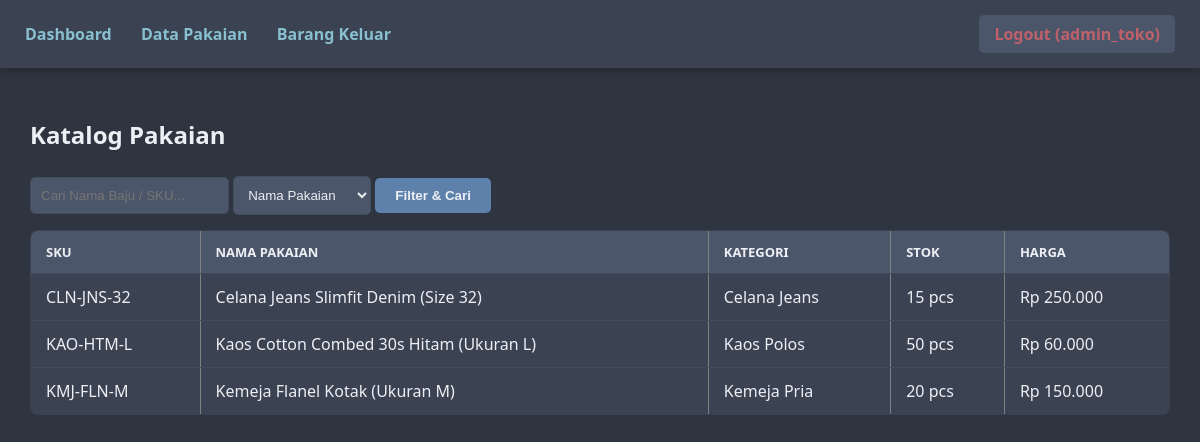
Screenshot of /public/products/index.php (signed in) with the database file from the repository.
### tables this page shows
CREATE TABLE products (
    id INT PRIMARY KEY AUTO_INCREMENT,
    category_id INT NOT NULL,
    sku VARCHAR(50) NOT NULL UNIQUE,
    name VARCHAR(150) NOT NULL,
    price DECIMAL(12,2) NOT NULL CHECK (price >= 0),
    stock INT NOT NULL DEFAULT 0 CHECK (stock >= 0),
    minimum_stock INT NOT NULL DEFAULT 5,
    FOREIGN KEY (category_id) REFERENCES categories(id) ON UPDATE CASCADE ON DELETE RESTRICT
);

CREATE TABLE categories (
    id INT PRIMARY KEY AUTO_INCREMENT,
    name VARCHAR(100) NOT NULL
);

### helpers/escape.php (called while the page is built)
<?php
function e($string) {
    return htmlspecialchars($string ?? '', ENT_QUOTES, 'UTF-8');
}
?>

### public/products/index.php (the view, shortened to what this page needs)
<?php
require '../../config/database.php';
require '../../helpers/escape.php';
$page = max(1, (int)($_GET['page'] ?? 1));
$perPage = 10;
$offset = ($page - 1) * $perPage;
$search = $_GET['search'] ?? '';
$sortAllowed = ['name', 'price', 'stock'];
$sort = in_array($_GET['sort'] ?? '', $sortAllowed) ? $_GET['sort'] : 'name';
$sql = "SELECT p.*, c.name as category_name FROM products p
        LEFT JOIN categories c ON p.category_id = c.id
        WHERE p.name LIKE :search1 OR p.sku LIKE :search2
        ORDER BY $sort ASC LIMIT :limit OFFSET :offset";
$stmt = $pdo->prepare($sql);
$stmt->bindValue(':search1', "%$search%");
$stmt->bindValue(':search2', "%$search%");
$stmt->bindValue(':limit', $perPage, PDO::PARAM_INT);
$stmt->bindValue(':offset', $offset, PDO::PARAM_INT);
$stmt->execute();
$products = $stmt->fetchAll();
require '../../views/header.php';
?>
<h2>Katalog Pakaian</h2>
<form method="GET">
    <input type="text" name="search" value="<?= e($search) ?>" placeholder="Cari Nama Baju / SKU...">
    <select name="sort">
        <option value="name" <?= $sort == 'name' ? 'selected' : '' ?>>Nama Pakaian</option>
    </select>
    <button type="submit">Filter & Cari</button>
</form>
<table border="1" style="width:100%; margin-top:10px;">
    <tr><th>SKU</th><th>Nama Pakaian</th><th>Kategori</th><th>Stok</th><th>Harga</th></tr>
    <?php foreach($products as $p): ?>
    <tr>
        <td><?= e($p['sku']) ?></td>
        <td><?= e($p['name']) ?></td>
        <td><?= e($p['category_name']) ?></td>
        <td><?= e($p['stock']) ?> pcs</td>
        <td>Rp <?= e(number_format($p['price'], 0, ',', '.')) ?></td>
    </tr>
    <?php endforeach; ?>
</table>
</body></html>

### views/header.php (shortened to what this page needs)
<!DOCTYPE html>
<html lang="id">
<head>
</head>
<body>
    <nav>
        <div class="nav-links">
            <a href="/inventory-app/public/dashboard.php">Dashboard</a>
            <a href="/inventory-app/public/products/index.php">Data Pakaian</a>
            <a href="/inventory-app/public/stock/out.php">Barang Keluar</a>
        </div>
        <?php if (isset($_SESSION['user'])): ?>
            <a href="/inventory-app/public/login.php?action=logout" class="logout-btn">
                Logout (<?= htmlspecialchars($_SESSION['user']['username'], ENT_QUOTES, 'UTF-8') ?>)
            </a>
        <?php endif; ?>
    </nav>
    <div class="container">

### views/header.php (style rules this page uses)
body { font-family: 'Segoe UI', Tahoma, Geneva, Verdana, sans-serif; margin: 0; background-color: #2E3440; color: #ECEFF4; }
nav { background: #3B4252; padding: 15px 25px; box-shadow: 0 4px 8px rgba(0,0,0,0.2); display: flex; justify-content: space-between; align-items: center; }
.nav-links a { color: #88C0D0; text-decoration: none; margin-right: 25px; font-weight: 600; transition: color 0.3s; }
.logout-btn { color: #BF616A; text-decoration: none; font-weight: 600; background-color: #4C566A; padding: 8px 15px; border-radius: 5px; transition: background 0.3s; }
.container { padding: 30px; }
table { width: 100%; border-collapse: collapse; margin-top: 15px; background-color: #3B4252; border-radius: 8px; overflow: hidden; }
th, td { border-bottom: 1px solid #434C5E; padding: 12px 15px; text-align: left; }
th { background-color: #4C566A; color: #ECEFF4; text-transform: uppercase; font-size: 13px; }
input, select, button { padding: 10px; margin: 5px 0; border-radius: 5px; border: 1px solid #434C5E; background-color: #4C566A; color: #ECEFF4; }
button { background-color: #5E81AC; cursor: pointer; border: none; font-weight: bold; padding: 10px 20px; }

### rows the page displays
products: sku "CLN-JNS-32", name "Celana Jeans Slimfit Denim (Size 32)", category.name "Celana Jeans", stock "15", price "250.000"
products: sku "KAO-HTM-L", name "Kaos Cotton Combed 30s Hitam (Ukuran L)", category.name "Kaos Polos", stock "50", price "60.000"
products: sku "KMJ-FLN-M", name "Kemeja Flanel Kotak (Ukuran M)", category.name "Kemeja Pria", stock "20", price "150.000"

### other values shown
$_SESSION['user']['username'] "admin_toko"
